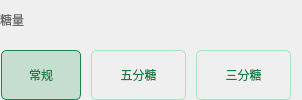
                        <widget class="QWidget" name="widget_30" native="true">
                         <layout class="QVBoxLayout" name="verticalLayout_14">
                          <property name="spacing">
                           <number>10</number>
                          </property>
                          <property name="leftMargin">
                           <number>0</number>
                          </property>
                          <property name="topMargin">
                           <number>0</number>
                          </property>
                          <property name="bottomMargin">
                           <number>0</number>
                          </property>
                          <item>
                           <widget class="QWidget" name="widget_31" native="true">
                            <layout class="QHBoxLayout" name="horizontalLayout_31">
                             <property name="spacing">
                              <number>0</number>
                             </property>
                             <property name="leftMargin">
                              <number>0</number>
                             </property>
                             <property name="topMargin">
                              <number>0</number>
                             </property>
                             <property name="rightMargin">
                              <number>0</number>
                             </property>
                             <property name="bottomMargin">
                              <number>0</number>
                             </property>
                             <item>
                              <widget class="QLabel" name="label_13">
                               <property name="minimumSize">
                                <size>
                                 <width>0</width>
                                 <height>25</height>
                                </size>
                               </property>
                               <property name="maximumSize">
                                <size>
                                 <width>1000</width>
                                 <height>25</height>
                                </size>
                               </property>
                               <property name="styleSheet">
                                <string notr="true">color:rgb(102, 102, 102);</string>
                               </property>
                               <property name="text">
                                <string>糖量</string>
                               </property>
                              </widget>
                             </item>
                             <item>
                              <spacer name="horizontalSpacer_11">
                               <property name="orientation">
                                <enum>Qt::Horizontal</enum>
                               </property>
                               <property name="sizeHint" stdset="0">
                                <size>
                                 <width>230</width>
                                 <height>20</height>
                                </size>
                               </property>
                              </spacer>
                             </item>
                            </layout>
                           </widget>
                          </item>
                          <item>
                           <widget class="QWidget" name="widget_32" native="true">
                            <layout class="QHBoxLayout" name="horizontalLayout_32">
                             <property name="spacing">
                              <number>10</number>
                             </property>
                             <property name="leftMargin">
                              <number>1</number>
                             </property>
                             <property name="topMargin">
                              <number>0</number>
                             </property>
                             <property name="rightMargin">
                              <number>0</number>
                             </property>
                             <property name="bottomMargin">
                              <number>0</number>
                             </property>
                             <item>
                              <widget class="QLabel" name="menu_sugar_normal">
                               <property name="minimumSize">
                                <size>
                                 <width>80</width>
                                 <height>50</height>
                                </size>
                               </property>
                               <property name="maximumSize">
                                <size>
                                 <width>80</width>
                                 <height>50</height>
                                </size>
                               </property>
                               <property name="styleSheet">
                                <string notr="true">background-color:rgba(44,159,97,0.22);
border-radius:5px;
border: 1px solid rgb(21, 136, 74);
color:rgb(20, 126, 69);</string>
                               </property>
                               <property name="text">
                                <string>常规</string>
                               </property>
                               <property name="alignment">
                                <set>Qt::AlignCenter</set>
                               </property>
                              </widget>
                             </item>
                             <item>
                              <widget class="QLabel" name="menu_sugar_5">
                               <property name="minimumSize">
                                <size>
                                 <width>95</width>
                                 <height>50</height>
                                </size>
                               </property>
                               <property name="maximumSize">
                                <size>
                                 <width>95</width>
                                 <height>50</height>
                                </size>
                               </property>
                               <property name="styleSheet">
                                <string notr="true">border-radius:5px;
border: 1px solid rgb(169, 227, 196);
color:rgb(20, 126, 69);</string>
                               </property>
                               <property name="text">
                                <string>五分糖</string>
                               </property>
                               <property name="alignment">
                                <set>Qt::AlignCenter</set>
                               </property>
                              </widget>
                             </item>
                             <item>
                              <widget class="QLabel" name="menu_sugar_3">
                               <property name="minimumSize">
                                <size>
                                 <width>95</width>
                                 <height>50</height>
                                </size>
                               </property>
                               <property name="maximumSize">
                                <size>
                                 <width>95</width>
                                 <height>50</height>
                                </size>
                               </property>
                               <property name="styleSheet">
                                <string notr="true">border-radius:5px;
border: 1px solid rgb(169, 227, 196);
color:rgb(20, 126, 69);</string>
                               </property>
                               <property name="text">
                                <string>三分糖</string>
                               </property>
                               <property name="alignment">
                                <set>Qt::AlignCenter</set>
                               </property>
                              </widget>
                             </item>
                            </layout>
                           </widget>
                          </item>
                         </layout>
                        </widget>
